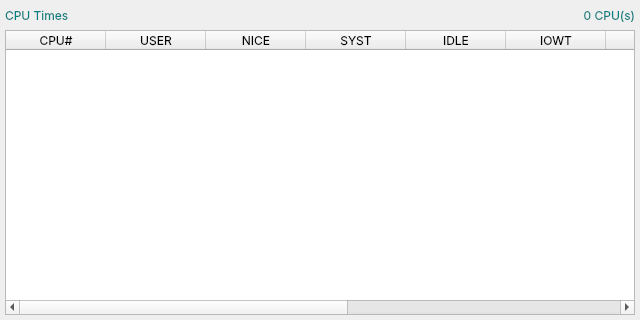
<?xml version="1.0" encoding="UTF-8"?>
<ui version="4.0">
 <class>cputwind</class>
 <widget class="QDialog" name="cputwind">
  <property name="geometry">
   <rect>
    <x>0</x>
    <y>0</y>
    <width>640</width>
    <height>320</height>
   </rect>
  </property>
  <property name="sizePolicy">
   <sizepolicy hsizetype="Fixed" vsizetype="Fixed">
    <horstretch>0</horstretch>
    <verstretch>0</verstretch>
   </sizepolicy>
  </property>
  <property name="minimumSize">
   <size>
    <width>640</width>
    <height>320</height>
   </size>
  </property>
  <property name="maximumSize">
   <size>
    <width>640</width>
    <height>320</height>
   </size>
  </property>
  <property name="font">
   <font>
    <family>Inter</family>
   </font>
  </property>
  <property name="windowTitle">
   <string>MainWindow</string>
  </property>
  <widget class="QWidget" name="cputwdgt">
   <property name="sizePolicy">
    <sizepolicy hsizetype="Fixed" vsizetype="Fixed">
     <horstretch>0</horstretch>
     <verstretch>0</verstretch>
    </sizepolicy>
   </property>
   <property name="minimumSize">
    <size>
     <width>640</width>
     <height>320</height>
    </size>
   </property>
   <property name="maximumSize">
    <size>
     <width>640</width>
     <height>320</height>
    </size>
   </property>
   <widget class="QLabel" name="cputlabl">
    <property name="geometry">
     <rect>
      <x>5</x>
      <y>5</y>
      <width>205</width>
      <height>20</height>
     </rect>
    </property>
    <property name="sizePolicy">
     <sizepolicy hsizetype="Fixed" vsizetype="Fixed">
      <horstretch>0</horstretch>
      <verstretch>0</verstretch>
     </sizepolicy>
    </property>
    <property name="minimumSize">
     <size>
      <width>205</width>
      <height>20</height>
     </size>
    </property>
    <property name="maximumSize">
     <size>
      <width>205</width>
      <height>20</height>
     </size>
    </property>
    <property name="styleSheet">
     <string notr="true">font: 15pt &quot;JetBrains Mono&quot;;
color: #008080;</string>
    </property>
    <property name="text">
     <string>CPU Times</string>
    </property>
   </widget>
   <widget class="QTableWidget" name="cputtree">
    <property name="geometry">
     <rect>
      <x>5</x>
      <y>30</y>
      <width>630</width>
      <height>285</height>
     </rect>
    </property>
    <property name="sizePolicy">
     <sizepolicy hsizetype="Fixed" vsizetype="Fixed">
      <horstretch>0</horstretch>
      <verstretch>0</verstretch>
     </sizepolicy>
    </property>
    <property name="minimumSize">
     <size>
      <width>630</width>
      <height>285</height>
     </size>
    </property>
    <property name="maximumSize">
     <size>
      <width>630</width>
      <height>285</height>
     </size>
    </property>
    <property name="editTriggers">
     <set>QAbstractItemView::NoEditTriggers</set>
    </property>
    <column>
     <property name="text">
      <string>CPU#</string>
     </property>
    </column>
    <column>
     <property name="text">
      <string>USER</string>
     </property>
    </column>
    <column>
     <property name="text">
      <string>NICE</string>
     </property>
    </column>
    <column>
     <property name="text">
      <string>SYST</string>
     </property>
    </column>
    <column>
     <property name="text">
      <string>IDLE</string>
     </property>
    </column>
    <column>
     <property name="text">
      <string>IOWT</string>
     </property>
    </column>
    <column>
     <property name="text">
      <string>IRQT</string>
     </property>
    </column>
    <column>
     <property name="text">
      <string>SIRQ</string>
     </property>
    </column>
    <column>
     <property name="text">
      <string>STLT</string>
     </property>
    </column>
    <column>
     <property name="text">
      <string>GEST</string>
     </property>
    </column>
    <column>
     <property name="text">
      <string>GTNC</string>
     </property>
    </column>
   </widget>
   <widget class="QLabel" name="cputqant">
    <property name="geometry">
     <rect>
      <x>430</x>
      <y>5</y>
      <width>205</width>
      <height>20</height>
     </rect>
    </property>
    <property name="sizePolicy">
     <sizepolicy hsizetype="Fixed" vsizetype="Fixed">
      <horstretch>0</horstretch>
      <verstretch>0</verstretch>
     </sizepolicy>
    </property>
    <property name="minimumSize">
     <size>
      <width>205</width>
      <height>20</height>
     </size>
    </property>
    <property name="maximumSize">
     <size>
      <width>205</width>
      <height>20</height>
     </size>
    </property>
    <property name="styleSheet">
     <string notr="true">font: 15pt &quot;JetBrains Mono&quot;;
color: #008080;</string>
    </property>
    <property name="text">
     <string>0 CPU(s)</string>
    </property>
    <property name="alignment">
     <set>Qt::AlignRight|Qt::AlignTrailing|Qt::AlignVCenter</set>
    </property>
   </widget>
  </widget>
 </widget>
 <resources/>
 <connections/>
</ui>
